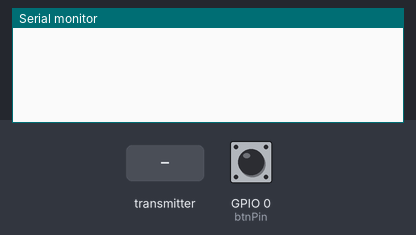
Bench run of a sketch on a simulated ESP32. Shown: the last lines printed to the serial monitor. The test bench sets the inputs (shaded band); at power-on: GPIO 0 (btnPin) HIGH.

Above: at 1.2 s.
1.3 s: GPIO 0 (btnPin) pulled LOW for 0.15 s
At 2.6 s:
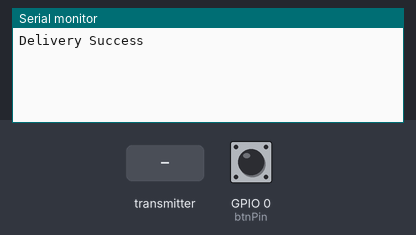
2.9 s: the transmitter starts sending receivedValue = 0
At 3.26 s:
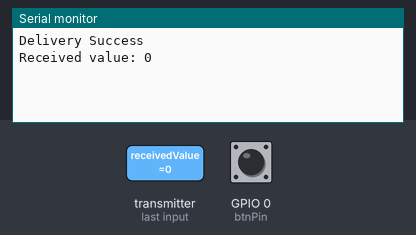
4.9 s: the transmitter starts sending receivedValue = 1024
At 5.26 s:
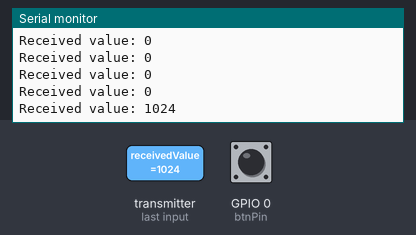

Measured:
- after the input at 1.3 s, the serial monitor: prints a new line after 0.05 s (image 1)
- after the input at 2.9 s, the serial monitor: prints a new line after 0.05 s (image 2)
- after the input at 4.9 s, the serial monitor: prints a new line after 0.05 s (image 3)

The sketch:

receiver.ino
```cpp
#include <WiFi.h>
#include <esp_now.h>

const int btnPin = 0;
int buttonState;
bool ledState = true, lastButtonState = false;
unsigned long debounceDelay = 50, lastDebounceTime = 0, countToSend = 0, receivedValue = 0;

uint8_t broadcastAddress[] = {0x7C, 0x9E, 0xBD, 0xF3, 0x6C, 0x94};

// Data receiving callback function
void OnDataRecv(const uint8_t *mac, const uint8_t *incomingData, int len) {
    memcpy(&receivedValue, incomingData, sizeof(receivedValue));
    Serial.print("Received value: ");
    Serial.println(receivedValue);
}

void OnDataSent(const uint8_t *mac_addr, esp_now_send_status_t status) {
    // char macStr[18];
    // Serial.print("Packet to: ");
    // snprintf(macStr, sizeof(macStr), "%02x:%02x:%02x:%02x:%02x:%02x", mac_addr[0],
    //         mac_addr[1], mac_addr[2], mac_addr[3], mac_addr[4], mac_addr[5]);
    // Serial.println(macStr);
    // Serial.print("Send status: ");
    Serial.println(status == ESP_NOW_SEND_SUCCESS ? "Delivery Success" : "Delivery Fail");
}

void readButtonState() {
    int reading = !digitalRead(btnPin);

    if (reading != lastButtonState) {
        lastDebounceTime = millis();
    }

    if ((millis() - lastDebounceTime) > debounceDelay) {
        if (reading != buttonState) {
            buttonState = reading;

            if (buttonState == true) {
                ledState = !ledState;
                countToSend++;
                esp_err_t result = esp_now_send(broadcastAddress, (uint8_t *)&countToSend, sizeof(countToSend));
                // if (result == ESP_OK) {
                //     Serial.println("Sent with success");
                // } else {
                //     Serial.println("Error sending the data");
                // }
            }
        }
    }
    lastButtonState = reading;
}

void setup() {
    Serial.begin(115200);
    pinMode(btnPin, INPUT);

    // initialization ESP-NOW
    WiFi.mode(WIFI_STA);
    if (esp_now_init() != 0) {
      Serial.println("Error initializing ESP-NOW");
      return;
    }
    // Set the receive data callback function
    esp_now_register_recv_cb(OnDataRecv);

    esp_now_register_send_cb(OnDataSent);

    esp_now_peer_info_t peerInfo;
    memcpy(peerInfo.peer_addr, broadcastAddress, 6);
    peerInfo.channel = 0;
    peerInfo.encrypt = false;

    if (esp_now_add_peer(&peerInfo) != ESP_OK) {
      Serial.println("Failed to add peer");
      return;
    }
}

void loop() {
    readButtonState();
}
```
